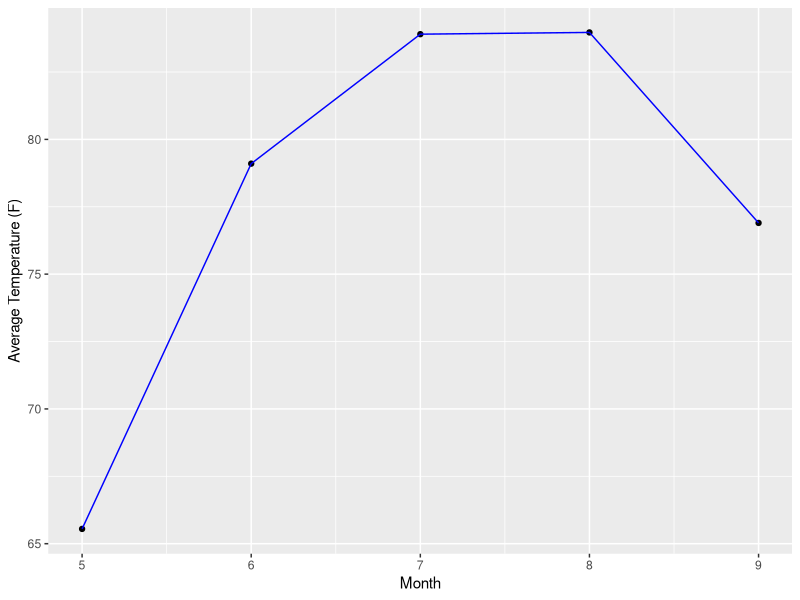
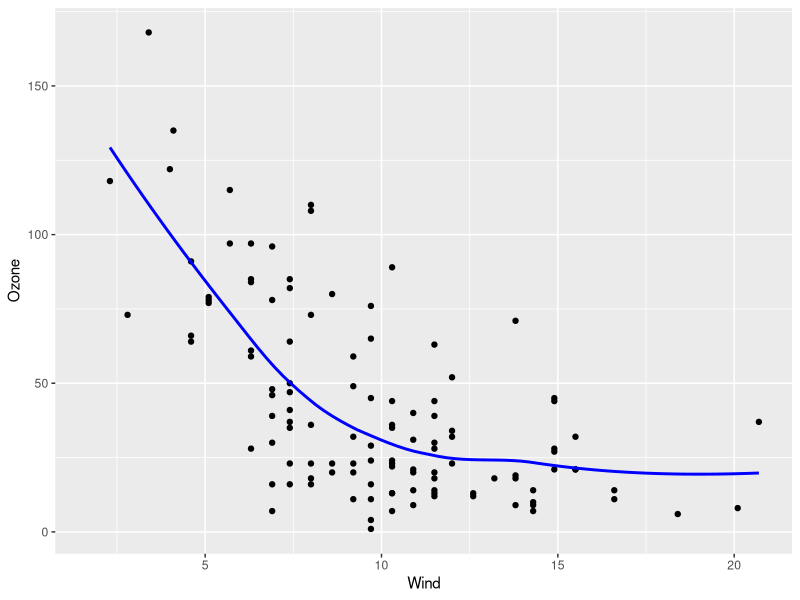

The R source for these figures, in order:
## ---- chunk 1
library(tidyverse)
library(knitr)
avg_temp_by_month <- airquality %>% 
  group_by(Month) %>% 
  summarize(avgTemp = mean(Temp, na.rm=T))
kable(avg_temp_by_month, caption = "Average monthly temperatures (F)")
## ---- chunk 2
ggplot(avg_temp_by_month, aes(x = Month, y = avgTemp)) +
  geom_point() + 
  geom_line(color = 'blue') + 
  labs(y = 'Average Temperature (F)')
## ---- chunk 3
ggplot(airquality, aes(x = Wind, y = Ozone)) + 
  geom_point() + 
  geom_smooth(color = 'blue', se = FALSE)
